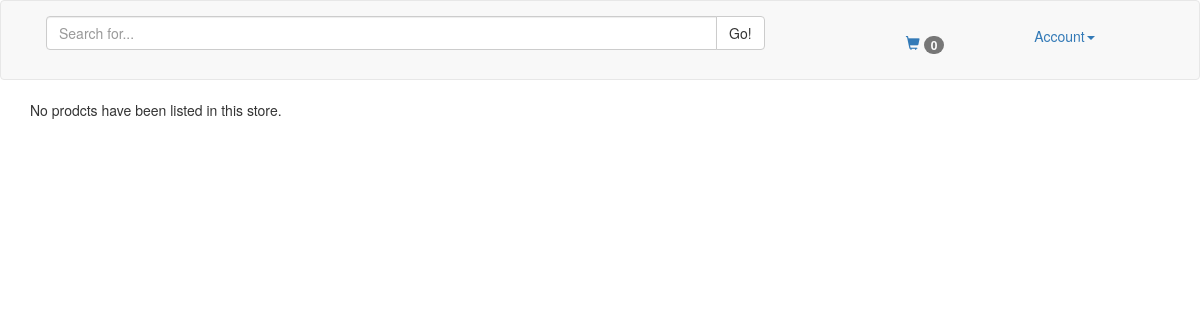
/, run on an earlier commit of the app's database.
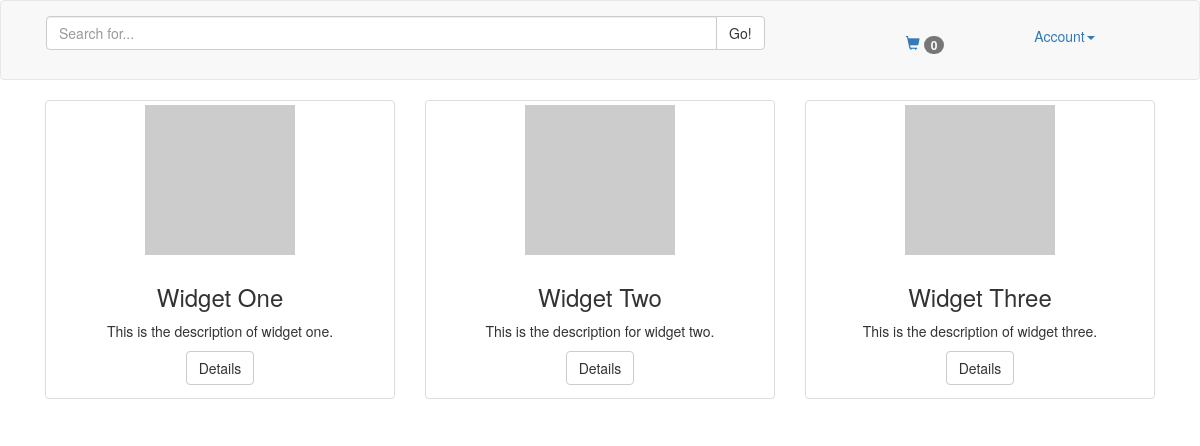
And on a later commit of the database.
### products/models.py (models this page shows, shortened)
class Product(models.Model):
	slug = AutoSlugField(('slug'), max_length=60, unique=True, populate_from=('title',))
	title = models.CharField(max_length=50)
	description = models.TextField()
	created = models.DateTimeField(auto_now_add=True)
	updated = models.DateTimeField(auto_now=True)

### products/views.py (the view)
# urls.py: url(r'^$', views.all_products, name='all_products'),
def all_products(request):
	products = Product.objects.all()
	context = {"products": products}
	return render(request, 'products/all.html', context)

### products/templates/products/all.html (shortened to what this page needs)
{% extends "base.html" %}
{% block content %}
	{% if products %}
		{% for product in products %}
		  <div class="col-sm-6 col-md-4">
		    <div class="thumbnail">
		      <img src="//placehold.it/150x150" alt="{{ product.title }}">
		      <div class="caption text-center">
		        <h3>{{ product.title }}</h3>
		        <p>{{ product.description }}</p>
				<a href='{% url "single_product" product.slug %}' class="btn btn-default" role="button">Details</a>
		      </div>
		    </div>
		  </div>
		{% endfor %}
	{% else %}
		{% if search_term %}
			<p>No products matching your search were found.</p>
		{% else %}
			<p>No prodcts have been listed in this store.</p>
		{% endif %}
	{% endif %}
{% endblock %}

### templates/base.html (shortened to what this page needs)
{% load bootstrap3 %}
<!DOCTYPE html>
<html lang="en">
	<head>
		{% bootstrap_css %}
	</head>
	<body>
		{% include "navbar.html" %}
		<div class="container">
			{% block content %}
			{% endblock %}
		</div>
	</body>
</html>

### templates/navbar.html (shortened to what this page needs)
<nav class="navbar navbar-default">
	<div class="container-fluid">
	    <div class="navbar-header">
	    <div class="col-xs-8 col-md-8">
			<form class="navbar-text pull-right" role="search" action="/search/">
				<div class="input-group">
					<input type="text" name="term" class="form-control" placeholder="Search for...">
					<span class="input-group-btn">
					<button class="btn btn-default" type="submit">Go!</button>
					</span>
				</div>
			</form>
		</div>
		<div class="col-xs-2">
			<ul class="nav" style="margin-top:0.5em">
				<li class="navbar-text pull-right">
					<a href='{% url "my_cart" %}'>
						<span class="glyphicon glyphicon-shopping-cart"></span>
						<span class="badge">
							{% if 'total_items' in request.session %}
								{{ request.session.total_items }}
							{% else %}
								0
							{% endif %}
						</span>
					</a>
				</li>
			</ul>
		</div>
		<div class="col-xs-2">
			<ul class="nav navbar-text">
				<li class="dropdown">
					<a href="#" class="dropdown-toggle" data-toggle="dropdown" role="button" aria-haspopup="true" aria-expanded="false">Account<span class="caret"></span></a>
				</li>
			</ul>
		</div>
	    </div>
	</div>
</nav>

What changed in the data, as far as the page shows it:
added Product: title "Widget One", description "This is the description of widget one."
added Product: title "Widget Two", description "This is the description for widget two."
added Product: title "Widget Three", description "This is the description of widget three."
Also different on the page:
text no longer shown: "No prodcts have been listed in this store."
